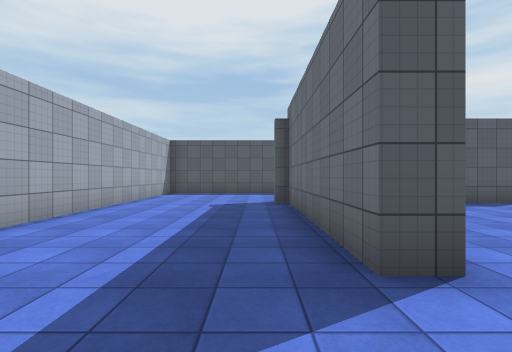
View 1 (above)

20 first-person views from a walk through a 3-D level made in the Unity game engine. The camera is 1.4 m above the floor, looks level and sees 85° across. The floor is counted in squares, 2 m on a side. Each view is taken from the middle of a square. On the plan, view 1 faces up. The plan holds only what a view shows up to about 9 squares ahead; the rest is blank. The player is left out. Surface patterns are stand-ins for the level's own textures.

View 2
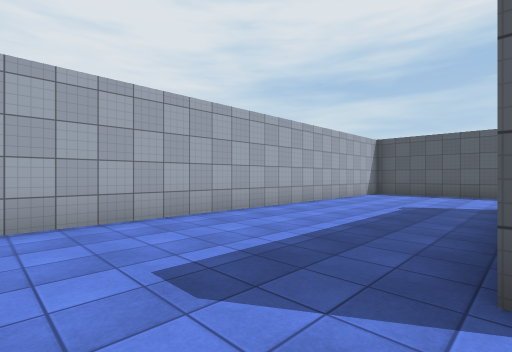

View 3
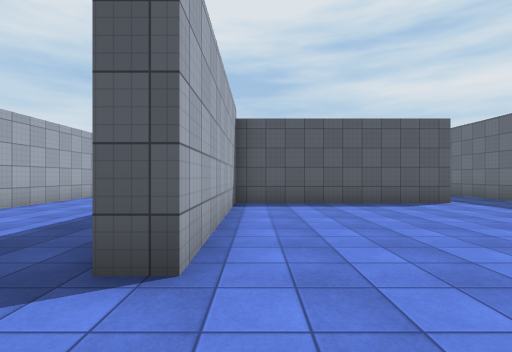

View 4
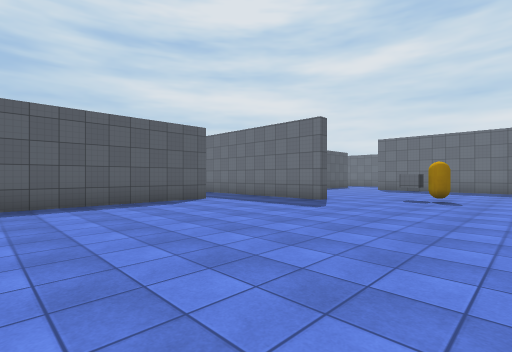

View 5
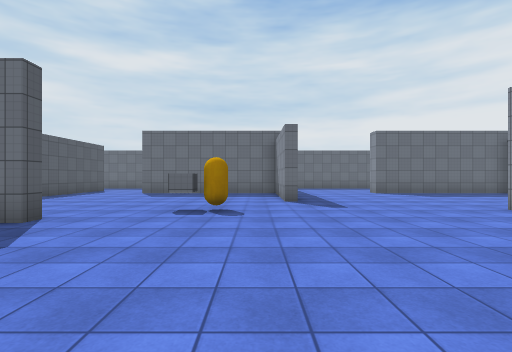

View 6
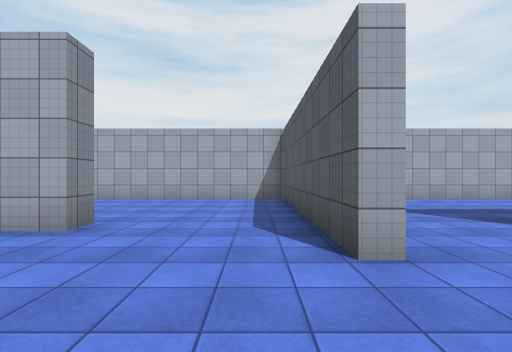

View 7
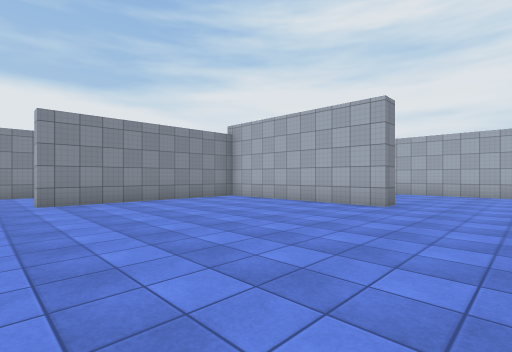

View 8
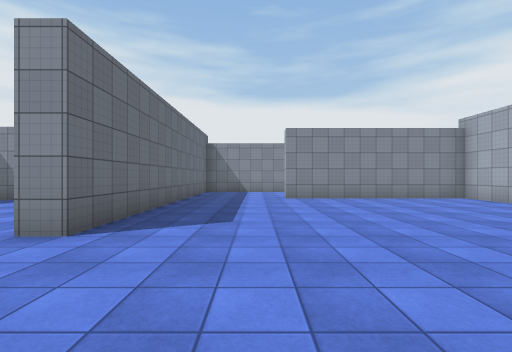

View 9
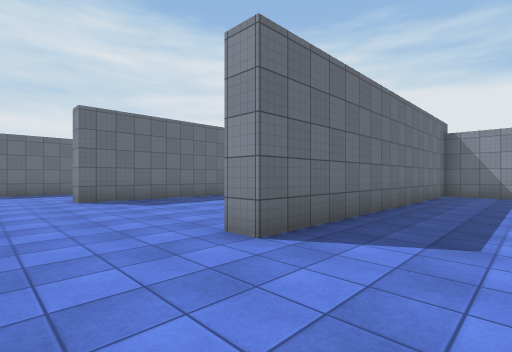

View 10
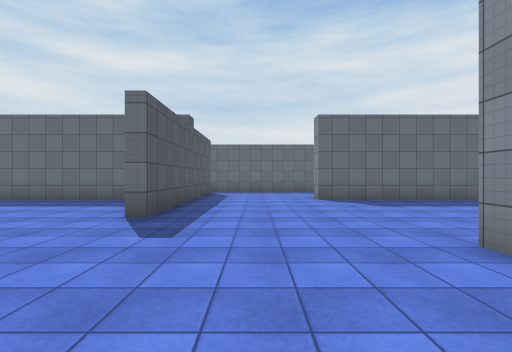

View 11
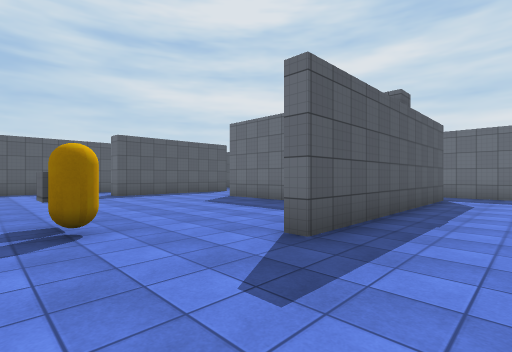

View 12
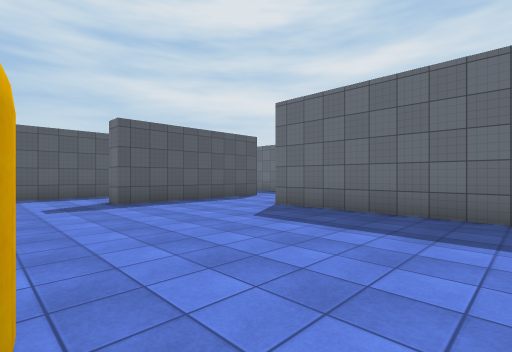

View 13
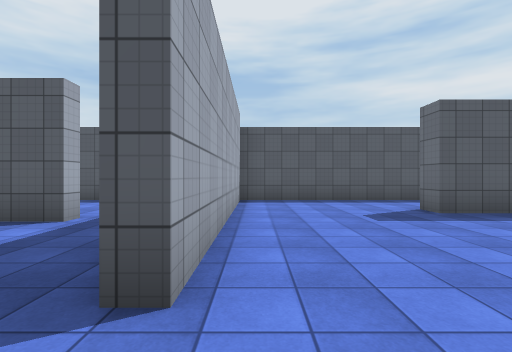

View 14
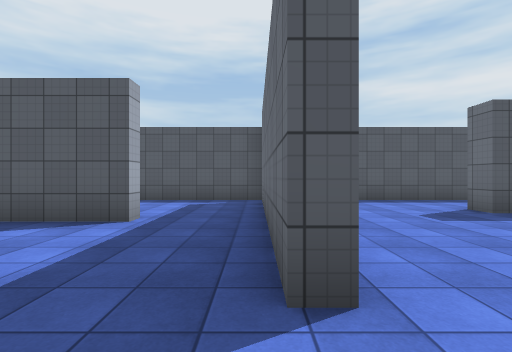

View 15
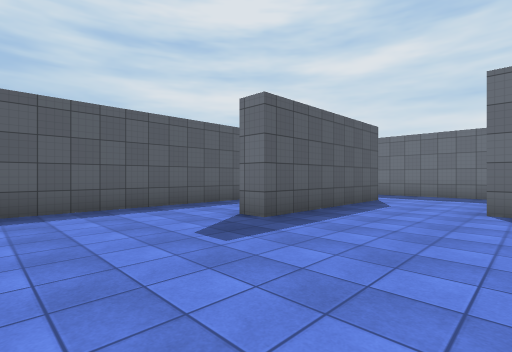

View 16
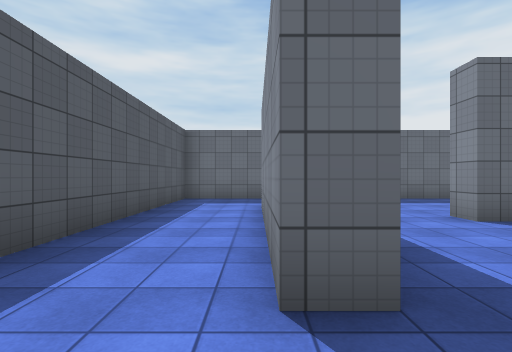

View 17
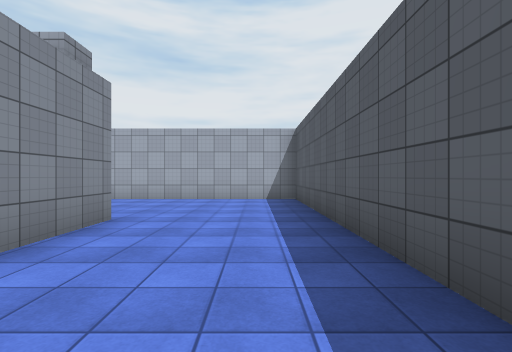

View 18
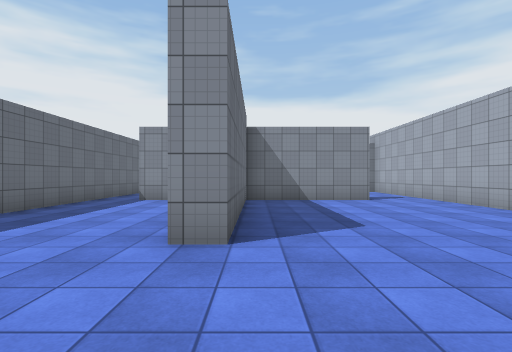

View 19
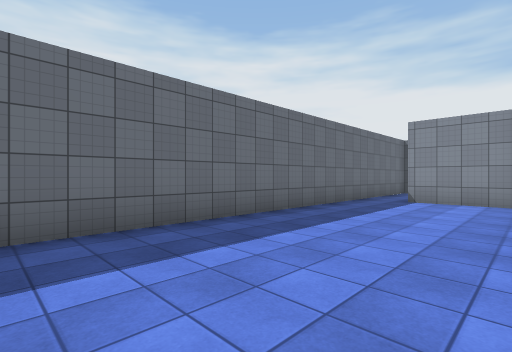

View 20
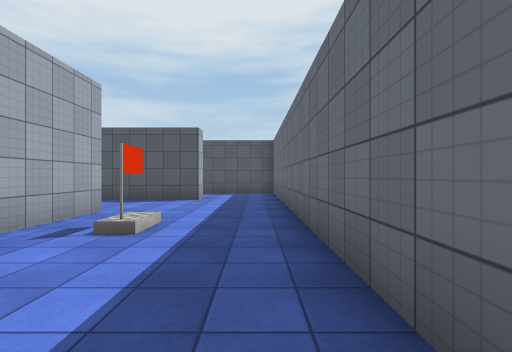

### Floor plan
Ten units are one square. View 1 is at (0, 0); x grows to the right and y downward. Boxes are objects, and circles mark ways between rooms. Rooms are numbered by the first view taken in them; rooms with no view inside come last. Other rooms are left out.
<svg viewBox="-40 -117 252 254">
<path fill="none" stroke="#000" d="M5 -77 25 -77M15 -20 9 -20 9 -72M71 -78 71 -73M92 -65 92 -106M95 -112 -35 -112 -34 -1M108 66 108 100M27 8 27 11 -34 11 -34 69M163 -11 163 -56 169 -56 169 -34M126 91 164 91M9 44 15 44 15 97 71 97M71 -73 15 -73 15 -20M163 86 163 39 170 39M194 2 127 2 127 -2 139 -2M102 125 102 42 109 42M172 91 195 91M66 132 95 132M95 -106 95 -45 92 -45 92 -65M207 101 207 -112 95 -112M183 -89 183 -82 135 -82 135 -89 175 -89"/>
<rect x="105" y="-25" width="10" height="10" fill="#bbb"><title>capsule</title></rect>
<rect x="175" y="-45" width="10" height="10" fill="#bbb"><title>cylinder</title></rect>
<circle cx="10" cy="-5" r="3" fill="#2a7"/>
<circle cx="80" cy="-70" r="3" fill="#2a7"/>
<circle cx="90" cy="-110" r="3" fill="#2a7"/>
<text x="10" y="-80">1</text>
<text x="90" y="20">2</text>
</svg>
Room 1 opens to room 2.

Where each view was taken, in squares from view 1:
view 1: 0 up, 0 right, facing up
view 2: 0 up, 1 right, facing up-left
view 3: 0 up, 2 right, facing up
view 4: 0 up, 2 right, facing up-right
view 5: 1 up, 5 right, facing right
view 6: 2 down, 5 right, facing left
view 7: 2 down, 8 right, facing down-left
view 8: 1 down, 8 right, facing down
view 9: 2 down, 8 right, facing down-right
view 10: 2 down, 8 right, facing right
view 11: 2 down, 10 right, facing up-right
view 12: 1 up, 11 right, facing up-right
view 13: 3 up, 10 right, facing up
view 14: 3 up, 9 right, facing up
view 15: 5 up, 10 right, facing up-right
view 16: 9 up, 12 right, facing right
view 17: 10 up, 5 right, facing left
view 18: 1 down, 16 right, facing down
view 19: 1 down, 17 right, facing down-right
view 20: 0 up, 20 right, facing up
